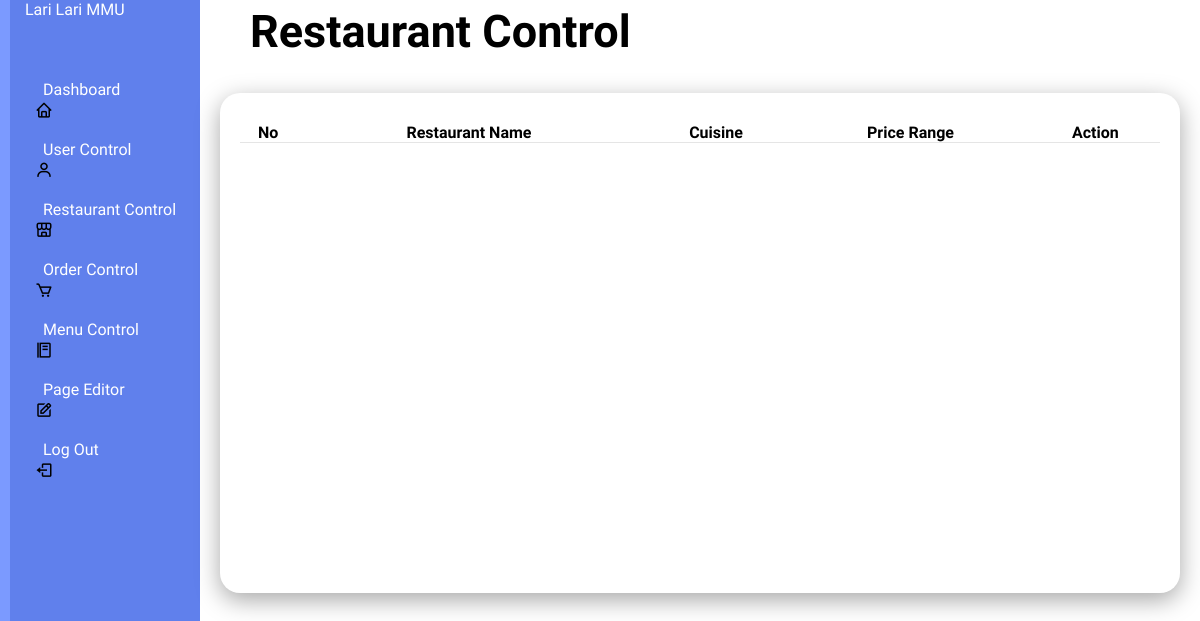
Before: /restaurantcontrol with the older database file.
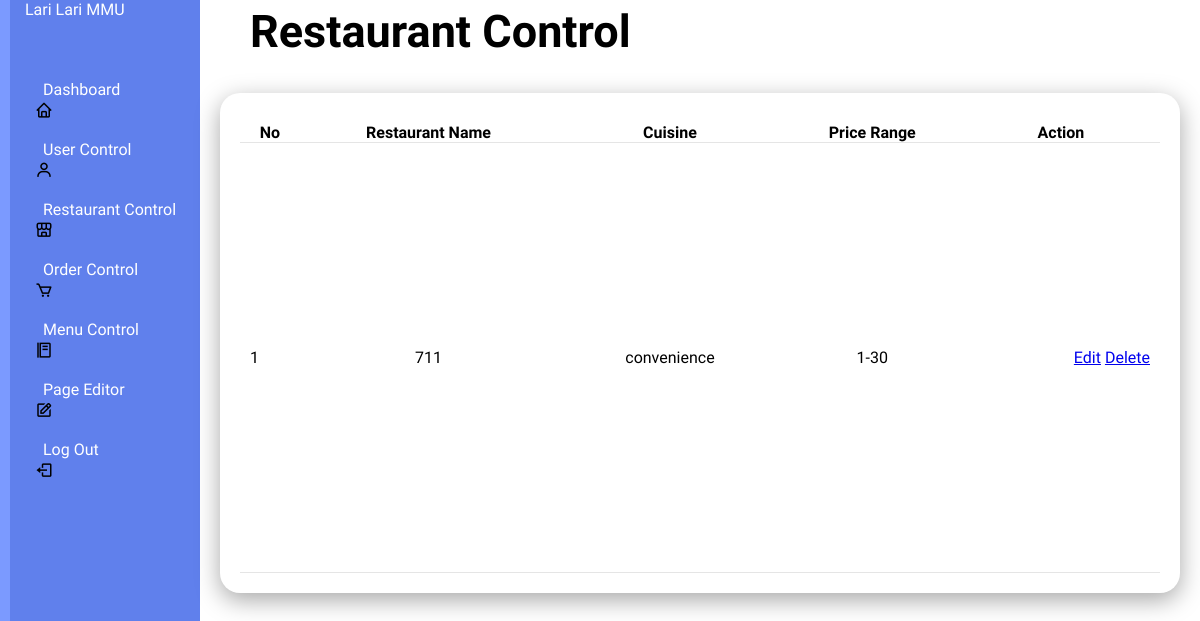
After: the same page with the newer database file.
### tables this page shows
CREATE TABLE restaurants (
            id INTEGER PRIMARY KEY AUTOINCREMENT,
            name TEXT NOT NULL UNIQUE,
            cuisine TEXT NOT NULL,
            price_range TEXT NOT NULL,
            owner_username TEXT NOT NULL,
            FOREIGN KEY (owner_username) REFERENCES users(username)
        );

### app.py (the view)
@app.route('/restaurantcontrol', methods=['GET'])
def restaurantcontrol():
    conn = get_db_connection()
    cursor = conn.cursor()
    query = """
        SELECT id, name, cuisine, price_range
        FROM restaurants
    """
    cursor.execute(query)
    restaurants = cursor.fetchall()
    conn.close()
    return render_template('restaurantcontrol.html', restaurants=restaurants)

### app.py (called while the page is built)
def get_db_connection():
    con = sqlite3.connect("database.db")
    con.row_factory = sqlite3.Row
    return con

### templates/restaurantcontrol.html (shortened to what this page needs)
<!DOCTYPE html>
<html lang="en">
<head>
    <link rel="stylesheet" type="text/css" href="../static/style(admin2).css">
    <link rel="stylesheet" href="https://unpkg.com/boxicons@latest/css/boxicons.min.css">
        <link href="https://cdn.jsdelivr.net/npm/remixicon@4.3.0/fonts/remixicon.css" rel="stylesheet"/>
        <link rel="stylesheet" href="https://unpkg.com/aos@next/dist/aos.css" />
</head>
</head>
<body>
    <div class="admincontainer">
        <div class="navbar">
            <ul>
                <li><a href="#">Lari Lari MMU</a></li>
                <li><i class='bx bx-home'></i><a href="/admin">Dashboard</a></li>
                <li><i class='bx bx-user'></i><a href="/usercontrol">User Control</a></li>
                <li><i class='bx bx-store-alt'></i><a href="/restaurantcontrol">Restaurant Control</a></li>
                <li><i class='bx bx-cart'></i><a href="/ordercontrol">Order Control</a></li>
                <li><i class='bx bx-food-menu'></i><a href="/menucontrol">Menu Control</a></li>
                <li><i class='bx bx-edit'></i><a href="/pageEditor">Page Editor</a></li>
                <li><i class='bx bx-log-out'></i><a href="/logout">Log Out</a></li>
            </ul>
        </div>
    </div>
    <div class="admin-main">
        <div class="admin-header">
            <h2>Restaurant Control</h2>
        </div>
        <div class="admin-table">
            <div class="table-body">
                <table>
                    <thead>
                        <tr>
                            <th>No</th>
                            <th>Restaurant Name</th>
                            <th>Cuisine</th>
                            <th>Price Range</th>
                            <th>Action</th>
                        </tr>
                    </thead>
                    <tbody>
                        {% for restaurant in restaurants %}
                        <tr>
                            <td>{{ loop.index }}</td>
                            <td>{{ restaurant.name }}</td>
                            <td>{{ restaurant.cuisine }}</td>
                            <td>{{ restaurant.price_range }}</td>
                            <td class="actions">
                                <a href="{{ url_for('edit_restaurant', restaurant_id=restaurant.id) }}">Edit</a>
                                <a href="{{ url_for('delete_restaurant', restaurant_id=restaurant.id) }}" onclick="return confirm('Are you sure you want to delete this restaurant?')">Delete</a>
                            </td>
                        </tr>
                        {% endfor %}
                    </tbody>
                </table>
            </div>
        </div>
    </div>
</body>
</html>

Changed rows visible on the page:
added restaurants: name "711", cuisine "convenience", price_range "1-30"
